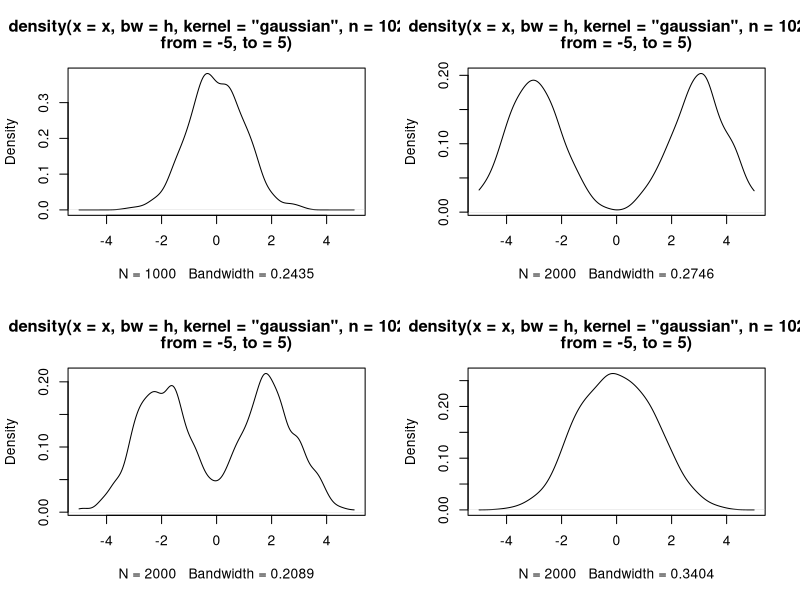

Write R code to recreate this figure.
postscript("density.ps")
par(mfrow=c(2,2))

x <- rnorm(1000)
h <- bw.ucv(x)
f <- density(x,bw=h,kernel="gaussian",from=-5,to=5,n=1024)
plot(f)
x <- c(rnorm(1000,-3,1),rnorm(1000,3,1))
h <- bw.ucv(x)
f <- density(x,bw=h,kernel="gaussian",from=-5,to=5,n=1024)
plot(f)
x <- c(rnorm(1000,-2,1),rnorm(1000,2,1))
h <- bw.ucv(x)
f <- density(x,bw=h,kernel="gaussian",from=-5,to=5,n=1024)
plot(f)
x <- c(rnorm(1000,-1,1),rnorm(1000,1,1))
h <- bw.ucv(x)
f <- density(x,bw=h,kernel="gaussian",from=-5,to=5,n=1024)
plot(f)
dev.off()
